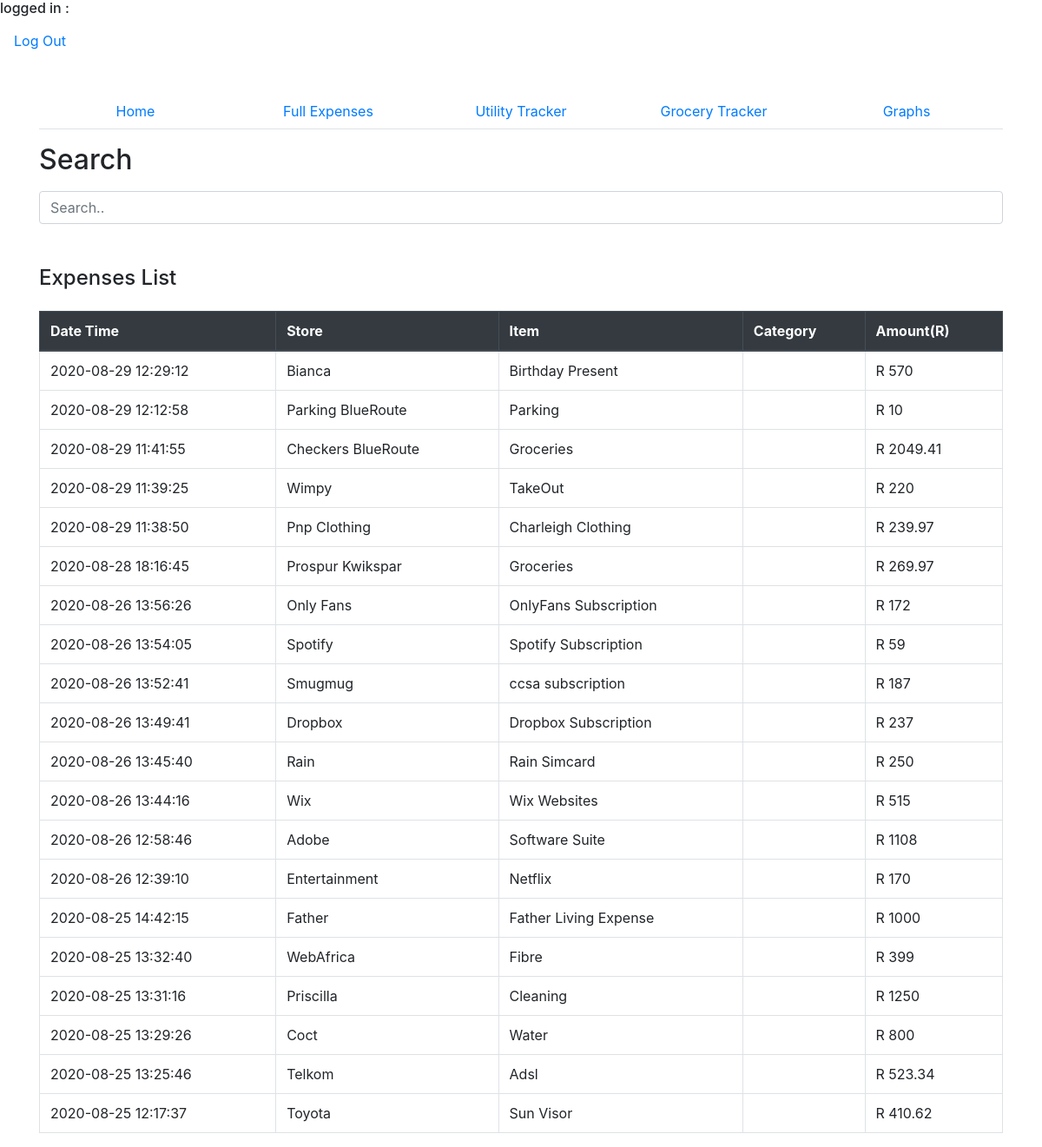
The app's page /expensesfull.php (signed in) with its own data.
### tables this page shows
CREATE TABLE `expense_form` (
  `id` int NOT NULL AUTO_INCREMENT,
  `storename` varchar(250) NOT NULL,
  `item` varchar(250) NOT NULL,
  `price` float NOT NULL,
  `txndate` datetime NOT NULL,
  PRIMARY KEY (`id`)
);

### expensesfull.php (the view, shortened to what this page needs)
<?php
include("security.php");
include("db.php");
include("nav.php");
include("includes/bheader.php");
?>
<div class="container mt-3">
    <h2>Search</h2>
    <input class="form-control" id="myInput" type="text" placeholder="Search..">
    <br>
    <table class="table table-bordered">
        <thead>
    <br>
    <h4>Expenses List</h4>
    <div class="table-responsive-sm">
        <table class="table table-bordered">
            <thead class="thead-dark">
            <tr>
                <th>Date Time</th>
                <th>Store</th>
                <th>Item</th>
                <th>Category</th>
                <th>Amount(R)</th>
            </tr>
            </thead>
            <tbody id="myTable">
            <?php
            $query = "select * from expense_form order by id desc";
            $result_tasks = mysqli_query($conn, $query);
            while($row = mysqli_fetch_assoc($result_tasks)) { ?>
                <tr>
                    <td><?php echo $row['txndate']; ?></td>
                    <td><?php echo $row['storename']; ?></td>
                    <td><?php echo $row['item']; ?></td>
                    <td><?php echo $row['category']; ?></td>
                    <td>R <?php echo $row['price']; ?></td>
                </tr>
            <?php } ?>
            </tbody>
        </table>
    </div>
</body>
</html>

### records on screen
expense_form: txndate "2020-08-29 12:29:12", storename "Bianca", item "Birthday Present", price "570"
expense_form: txndate "2020-08-29 12:12:58", storename "Parking BlueRoute", item "Parking", price "10"
expense_form: txndate "2020-08-29 11:41:55", storename "Checkers BlueRoute", item "Groceries", price "2049.41"
expense_form: txndate "2020-08-29 11:39:25", storename "Wimpy", item "TakeOut", price "220"
expense_form: txndate "2020-08-29 11:38:50", storename "Pnp Clothing", item "Charleigh Clothing", price "239.97"
expense_form: txndate "2020-08-28 18:16:45", storename "Prospur Kwikspar", item "Groceries", price "269.97"
expense_form: txndate "2020-08-26 13:56:26", storename "Only Fans", item "OnlyFans Subscription", price "172"
expense_form: txndate "2020-08-26 13:54:05", storename "Spotify", item "Spotify Subscription", price "59"
expense_form: txndate "2020-08-26 13:52:41", storename "Smugmug", item "ccsa subscription", price "187"
expense_form: txndate "2020-08-26 13:49:41", storename "Dropbox", item "Dropbox Subscription", price "237"
expense_form: txndate "2020-08-26 13:45:40", storename "Rain", item "Rain Simcard", price "250"
expense_form: txndate "2020-08-26 13:44:16", storename "Wix", item "Wix Websites", price "515"
expense_form: txndate "2020-08-26 12:58:46", storename "Adobe", item "Software Suite", price "1108"
expense_form: txndate "2020-08-26 12:39:10", storename "Entertainment", item "Netflix", price "170"
expense_form: txndate "2020-08-25 14:42:15", storename "Father", item "Father Living Expense", price "1000"
expense_form: txndate "2020-08-25 13:32:40", storename "WebAfrica", item "Fibre", price "399"
expense_form: txndate "2020-08-25 13:31:16", storename "Priscilla", item "Cleaning", price "1250"
expense_form: txndate "2020-08-25 13:29:26", storename "Coct", item "Water", price "800"
expense_form: txndate "2020-08-25 13:25:46", storename "Telkom", item "Adsl", price "523.34"
expense_form: txndate "2020-08-25 12:17:37", storename "Toyota", item "Sun Visor", price "410.62"
